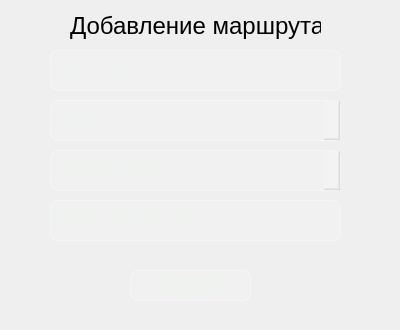
<?xml version="1.0" encoding="UTF-8"?>
<ui version="4.0">
 <class>Dialog</class>
 <widget class="QDialog" name="Dialog">
  <property name="geometry">
   <rect>
    <x>0</x>
    <y>0</y>
    <width>400</width>
    <height>330</height>
   </rect>
  </property>
  <property name="windowTitle">
   <string>Dialog</string>
  </property>
  <property name="styleSheet">
   <string notr="true">background-color: qlineargradient(spread:pad, x1:1, y1:1, x2:0, y2:0,
    stop:0 rgba(20, 65, 30, 255),
    stop:0.427447 rgba(35, 95, 55, 235),
    stop:1 rgba(110, 160, 90, 255));</string>
  </property>
  <widget class="QLabel" name="label">
   <property name="geometry">
    <rect>
     <x>70</x>
     <y>10</y>
     <width>251</width>
     <height>31</height>
    </rect>
   </property>
   <property name="styleSheet">
    <string notr="true">background-color: none;
font-size: 24px;</string>
   </property>
   <property name="text">
    <string>Добавление маршрута</string>
   </property>
  </widget>
  <widget class="QLineEdit" name="lineEdit_Login">
   <property name="geometry">
    <rect>
     <x>50</x>
     <y>50</y>
     <width>291</width>
     <height>41</height>
    </rect>
   </property>
   <property name="styleSheet">
    <string notr="true">background-color: rgba(255, 255, 255, 0.15);
color: rgb(235, 245, 235);
border: 1px solid rgba(255, 255, 255, 0.35);
border-radius: 8px</string>
   </property>
   <property name="placeholderText">
    <string>Введите название:</string>
   </property>
  </widget>
  <widget class="QComboBox" name="comboBox">
   <property name="geometry">
    <rect>
     <x>50</x>
     <y>100</y>
     <width>291</width>
     <height>41</height>
    </rect>
   </property>
   <property name="styleSheet">
    <string notr="true">background-color: rgba(255, 255, 255, 0.15);
color: rgb(235, 245, 235);
border: 1px solid rgba(255, 255, 255, 0.35);
border-radius: 8px</string>
   </property>
   <property name="placeholderText">
    <string>Выберите тип:</string>
   </property>
  </widget>
  <widget class="QComboBox" name="comboBox_2">
   <property name="geometry">
    <rect>
     <x>50</x>
     <y>150</y>
     <width>291</width>
     <height>41</height>
    </rect>
   </property>
   <property name="styleSheet">
    <string notr="true">background-color: rgba(255, 255, 255, 0.15);
color: rgb(235, 245, 235);
border: 1px solid rgba(255, 255, 255, 0.35);
border-radius: 8px</string>
   </property>
   <property name="placeholderText">
    <string>Выберите сложность:</string>
   </property>
  </widget>
  <widget class="QLineEdit" name="lineEdit_Login_2">
   <property name="geometry">
    <rect>
     <x>50</x>
     <y>200</y>
     <width>291</width>
     <height>41</height>
    </rect>
   </property>
   <property name="styleSheet">
    <string notr="true">background-color: rgba(255, 255, 255, 0.15);
color: rgb(235, 245, 235);
border: 1px solid rgba(255, 255, 255, 0.35);
border-radius: 8px</string>
   </property>
   <property name="placeholderText">
    <string>Введите длину маршрута:</string>
   </property>
  </widget>
  <widget class="QPushButton" name="pushButton_Login">
   <property name="geometry">
    <rect>
     <x>130</x>
     <y>270</y>
     <width>121</width>
     <height>31</height>
    </rect>
   </property>
   <property name="styleSheet">
    <string notr="true">background-color: rgba(255, 255, 255, 0.15);
color: rgb(235, 245, 235);
border: 1px solid rgba(255, 255, 255, 0.35);
border-radius: 8px;
font-size: 16px;</string>
   </property>
   <property name="text">
    <string>Добавить</string>
   </property>
  </widget>
 </widget>
 <resources/>
 <connections/>
</ui>
